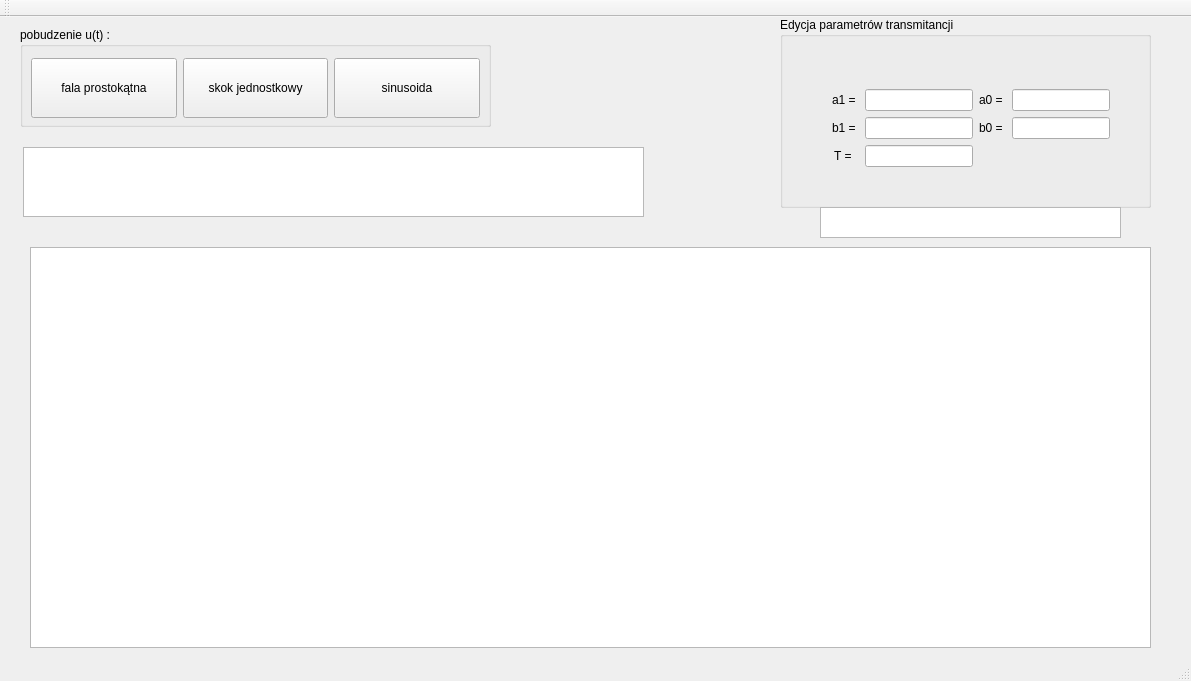
<?xml version="1.0" encoding="UTF-8"?>
<ui version="4.0">
 <class>MainWindow</class>
 <widget class="QMainWindow" name="MainWindow">
  <property name="geometry">
   <rect>
    <x>0</x>
    <y>0</y>
    <width>1191</width>
    <height>681</height>
   </rect>
  </property>
  <property name="windowTitle">
   <string>MainWindow</string>
  </property>
  <widget class="QWidget" name="centralWidget">
   <widget class="QGraphicsView" name="graphicsView">
    <property name="geometry">
     <rect>
      <x>30</x>
      <y>230</y>
      <width>1121</width>
      <height>401</height>
     </rect>
    </property>
   </widget>
   <widget class="QGroupBox" name="groupBox">
    <property name="geometry">
     <rect>
      <x>20</x>
      <y>10</y>
      <width>471</width>
      <height>100</height>
     </rect>
    </property>
    <property name="minimumSize">
     <size>
      <width>0</width>
      <height>100</height>
     </size>
    </property>
    <property name="maximumSize">
     <size>
      <width>16777215</width>
      <height>100</height>
     </size>
    </property>
    <property name="title">
     <string>pobudzenie u(t) :</string>
    </property>
    <widget class="QWidget" name="horizontalLayoutWidget_3">
     <property name="geometry">
      <rect>
       <x>0</x>
       <y>20</y>
       <width>471</width>
       <height>71</height>
      </rect>
     </property>
     <layout class="QHBoxLayout" name="horizontalLayout_3">
      <item>
       <widget class="QPushButton" name="pushButton">
        <property name="minimumSize">
         <size>
          <width>0</width>
          <height>60</height>
         </size>
        </property>
        <property name="text">
         <string>fala prostokątna</string>
        </property>
       </widget>
      </item>
      <item>
       <widget class="QPushButton" name="pushButton_2">
        <property name="minimumSize">
         <size>
          <width>0</width>
          <height>60</height>
         </size>
        </property>
        <property name="text">
         <string>skok jednostkowy</string>
        </property>
       </widget>
      </item>
      <item>
       <widget class="QPushButton" name="pushButton_3">
        <property name="minimumSize">
         <size>
          <width>0</width>
          <height>60</height>
         </size>
        </property>
        <property name="text">
         <string>sinusoida</string>
        </property>
       </widget>
      </item>
     </layout>
    </widget>
   </widget>
   <widget class="QGroupBox" name="groupBox_2">
    <property name="geometry">
     <rect>
      <x>780</x>
      <y>0</y>
      <width>371</width>
      <height>191</height>
     </rect>
    </property>
    <property name="title">
     <string>Edycja parametrów transmitancji</string>
    </property>
    <widget class="QWidget" name="formLayoutWidget">
     <property name="geometry">
      <rect>
       <x>40</x>
       <y>20</y>
       <width>301</width>
       <height>182</height>
      </rect>
     </property>
     <layout class="QFormLayout" name="formLayout">
      <property name="labelAlignment">
       <set>Qt::AlignCenter</set>
      </property>
      <property name="formAlignment">
       <set>Qt::AlignCenter</set>
      </property>
      <item row="0" column="0">
       <layout class="QHBoxLayout" name="horizontalLayout">
        <item>
         <widget class="QLabel" name="label">
          <property name="text">
           <string>a1 = </string>
          </property>
         </widget>
        </item>
        <item>
         <widget class="QLineEdit" name="lineEdit"/>
        </item>
       </layout>
      </item>
      <item row="0" column="1">
       <layout class="QHBoxLayout" name="horizontalLayout_2">
        <item>
         <widget class="QLabel" name="label_2">
          <property name="text">
           <string>a0 = </string>
          </property>
         </widget>
        </item>
        <item>
         <widget class="QLineEdit" name="lineEdit_2"/>
        </item>
       </layout>
      </item>
      <item row="1" column="0">
       <layout class="QHBoxLayout" name="horizontalLayout_9">
        <item>
         <widget class="QLabel" name="label_8">
          <property name="text">
           <string>b1 = </string>
          </property>
         </widget>
        </item>
        <item>
         <widget class="QLineEdit" name="lineEdit_8"/>
        </item>
       </layout>
      </item>
      <item row="1" column="1">
       <layout class="QHBoxLayout" name="horizontalLayout_5">
        <item>
         <widget class="QLabel" name="label_3">
          <property name="text">
           <string>b0 = </string>
          </property>
         </widget>
        </item>
        <item>
         <widget class="QLineEdit" name="lineEdit_3"/>
        </item>
       </layout>
      </item>
      <item row="2" column="0">
       <layout class="QHBoxLayout" name="horizontalLayout_4">
        <item>
         <widget class="QLabel" name="label_4">
          <property name="text">
           <string> T =  </string>
          </property>
         </widget>
        </item>
        <item>
         <widget class="QLineEdit" name="lineEdit_4"/>
        </item>
       </layout>
      </item>
     </layout>
    </widget>
   </widget>
   <widget class="QTextBrowser" name="remarks">
    <property name="geometry">
     <rect>
      <x>820</x>
      <y>190</y>
      <width>301</width>
      <height>31</height>
     </rect>
    </property>
   </widget>
   <widget class="QPlainTextEdit" name="transmitationWindow">
    <property name="geometry">
     <rect>
      <x>23</x>
      <y>130</y>
      <width>621</width>
      <height>70</height>
     </rect>
    </property>
   </widget>
  </widget>
  <widget class="QMenuBar" name="menuBar">
   <property name="geometry">
    <rect>
     <x>0</x>
     <y>0</y>
     <width>1191</width>
     <height>20</height>
    </rect>
   </property>
  </widget>
  <widget class="QToolBar" name="mainToolBar">
   <attribute name="toolBarArea">
    <enum>TopToolBarArea</enum>
   </attribute>
   <attribute name="toolBarBreak">
    <bool>false</bool>
   </attribute>
  </widget>
  <widget class="QStatusBar" name="statusBar"/>
 </widget>
 <layoutdefault spacing="6" margin="11"/>
 <resources/>
 <connections/>
</ui>
